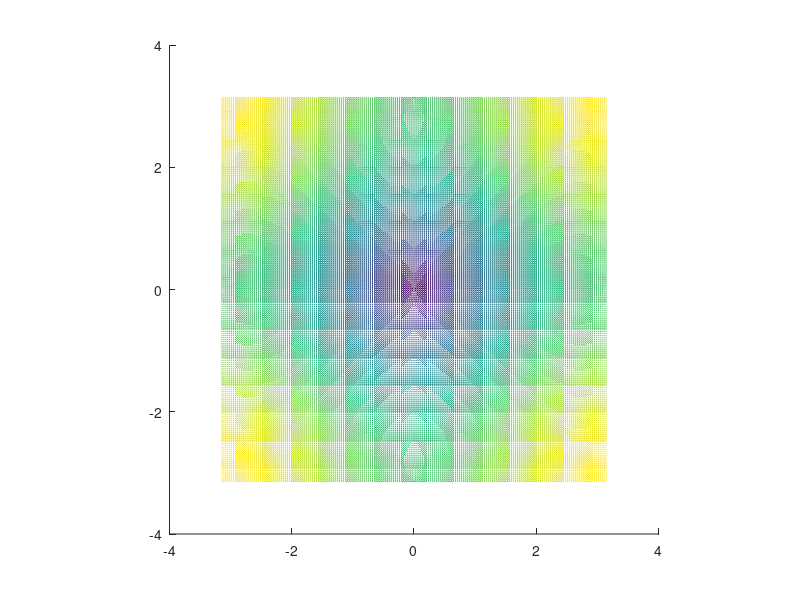

Write MATLAB code to recreate this figure.
Ed = 2;
Ep = 2;
U = 1;
dim = 200;
zone = 1;
[kx, ky] = meshgrid(linspace(-pi*zone,pi*zone,dim), linspace(-pi*zone,pi*zone,dim));
E = sqrt((Ed-Ep)^2 + 16*U^2*(sin(kx/2).^2+sin(ky/2).^2));
Eplus = (Ed+Ep)/2 + E/2;
Eminus = (Ed+Ep)/2 - E/2;
Esaddle = (Ed+Ep)/2 + sqrt((Ed-Ep)^2 + 16*U^2)/2;
Eprime = sort(reshape(Eplus, 1, dim^2));
Ef1 = Eprime(round(dim^2*0.5));
Ef2 = Eprime(round(dim^2*0.35));
deltaE = Esaddle - Ef1;

figure;
axis('square');
hold on;
mesh(kx, ky, Eplus);

% figure;
% subplot(1,3,1);
% axis('square');
% hold on;
% mesh(kx, ky, Eplus);
% subplot(1,3,2);
% axis('square');
% hold on;
% mesh(kx, ky, ones(dim,dim)*Ef1);
% mesh(kx, ky, Eplus);
% subplot(1,3,3);
% axis('square');
% hold on;
% mesh(kx, ky, ones(dim,dim)*Ef2);
% mesh(kx, ky, Eplus);